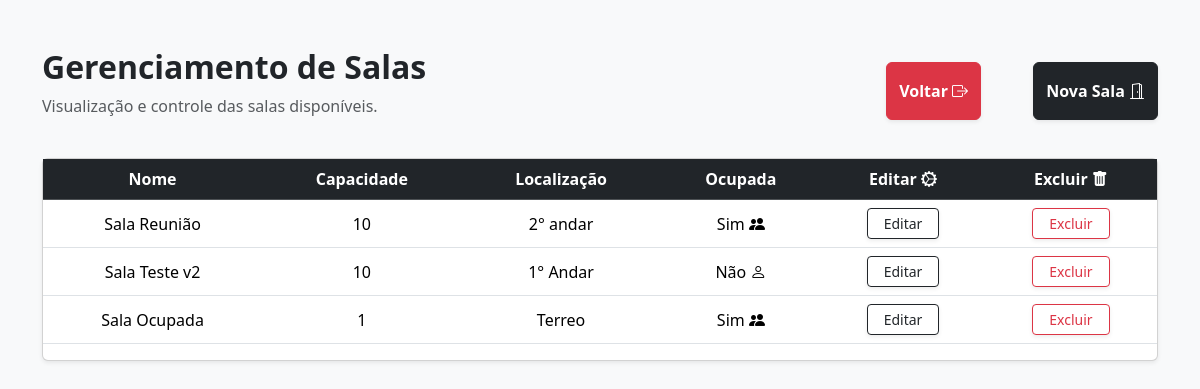
/salas/ (signed in), run on an earlier commit of the app's database.
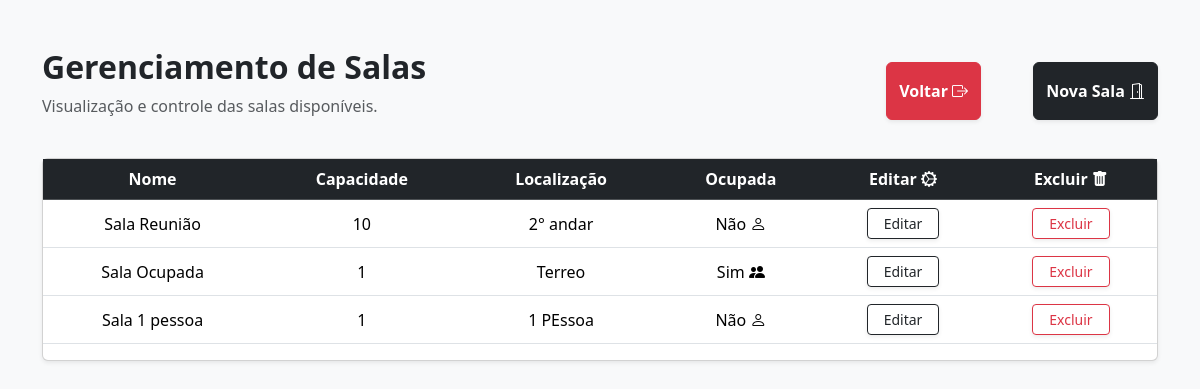
And on a later commit of the database.
### meeting_room_app/models.py (models this page shows, shortened)
class Sala(models.Model):
    nome = models.CharField(max_length=100)
    capacidade = models.IntegerField()
    localizacao = models.CharField(max_length=200)
    ocupada = models.BooleanField(default=True)

### meeting_room_app/views.py (the view)
# urls.py: path('salas/', views.salas, name='salas'),
@login_required
def salas(request):
    if request.method == "GET":
        salas = Sala.objects.all()
        return render(request, 'salas.html', {"salas": salas})

### meeting_room_app/templates/salas.html (shortened to what this page needs)
<!DOCTYPE html>
<html lang="pt-br">
<head>
    <link href="https://cdn.jsdelivr.net/npm/bootstrap@5.3.8/dist/css/bootstrap.min.css" rel="stylesheet">
    <link rel="stylesheet" href="https://cdn.jsdelivr.net/npm/bootstrap-icons@1.13.1/font/bootstrap-icons.min.css">
</head>
<body class="bg-light">
    <div class="container mt-5">
        <div class="d-flex justify-content-between align-items-center mb-4">
            <div>
                <h2 class="fw-bold text-dark">Gerenciamento de Salas</h2>
                <p class="text-muted">Visualização e controle das salas disponíveis.</p>
            </div>
            <div>
                <a href="{% url 'reunioes' %}" class="btn btn-danger py-3 shadow-sm me-5">
                    <span class="fw-bold">Voltar</span>
                    <i class="bi bi-box-arrow-right"></i>
                </a>
                <a href="{% url 'criar_sala' %}" class="btn btn-dark py-3 shadow-sm">
                    <span class="fw-bold">Nova Sala</span>
                    <i class="bi bi-door-open"></i>
                </a>
            </div>
        </div>
        <div class="card shadow-sm">
            <table class="table table-hover align-middle text-center">
                <thead class="table-dark bg-dark">
                    <tr>
                        <th scope="col" class="">Nome</th>
                        <th scope="col">Capacidade</th>
                        <th scope="col">Localização</th>
                        <th scope="col">Ocupada</th>
                        <th scope="col">Editar <i class="bi bi-gear-wide-connected"></i></th>
                        <th scope="col">Excluir <i class="bi bi-trash-fill"></i></th>
                    </tr>
                </thead>
                <tbody>
                    {% for sala in salas %}
                        <tr>
                            <td>
                                {{sala.nome}}
                            </td>
                            <td>
                                {{sala.capacidade}}
                            </td>
                            <td>
                                {{sala.localizacao}}
                            </td>
                            <td>
                                {% if sala.ocupada %}
                                    Sim <i class="bi bi-people-fill"></i>
                                {% else %}
                                    Não <i class="bi bi-person"></i>
                                {% endif %}
                            </td>
                            <td>
                                <a href="{% url 'alterar_sala' sala.id %}" class="btn btn-outline-dark btn-sm px-3 shadow-sm d-inline-flex align-items-center">Editar</a>
                            </td>
                            <td>
                                <form action="{% url 'excluir_sala' sala.id %}" method="POST">
                                    <button type="submit" class="btn btn-outline-danger btn-sm px-3 shadow-sm d-inline-flex align-items-center">Excluir</button>
                                </form>
                            </td>
                        </tr>
                    {% endfor %}
                </tbody>
            </table>
        </div>
    </div>
</body>
</html>

What changed in the data, as far as the page shows it:
removed Sala: nome "Sala Teste v2", capacidade "10", localizacao "1° Andar", ocupada "Não"
changed Sala "Sala Reunião": ocupada "Sim" → "Não"
added Sala: nome "Sala 1 pessoa", capacidade "1", localizacao "1 PEssoa", ocupada "Não"
